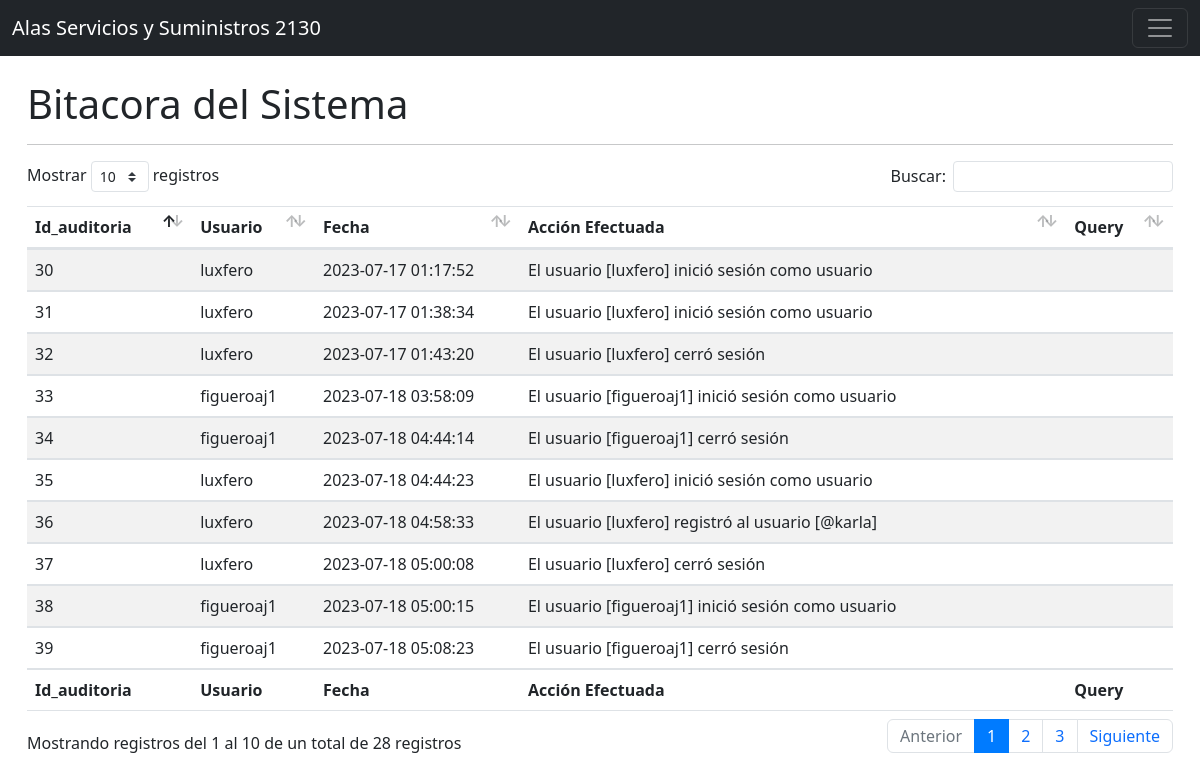
The page /paginas/consulta_auditoria.php (signed in) on the database its author committed.
### tables this page shows
CREATE TABLE `tbl_auditoria` (
  `id_auditoria` int(11) NOT NULL COMMENT 'Id de la Auditoria',
  `usuario_aud` varchar(20) NOT NULL COMMENT 'Nombre del Usuario',
  `tiemporegistro_aud` datetime NOT NULL COMMENT 'Tiempo de Registro',
  `accion_aud` varchar(250) NOT NULL COMMENT 'Accion Efectuada',
  `query_aud` text NOT NULL COMMENT 'Consultas',
  `id_usuario` int(11) NOT NULL COMMENT 'Id del Usuario'
);

### paginas/consulta_auditoria.php (the view, shortened to what this page needs)
<?php require "../php/seguridad.php";
  require "../php/conexion.php";
?>
<?php
$sql_facturas = "SELECT id_auditoria, usuario_aud, tiemporegistro_aud, accion_aud, query_aud FROM tbl_auditoria ORDER BY id_auditoria DESC";
$rcs_facturas = mysqli_query($conexion, $sql_facturas) or die("Error al consultar facturas: " . mysqli_error($conexion));
?>
<!doctype html>
<html lang="es">
<head>
    <link href="https://cdn.jsdelivr.net/npm/bootstrap@5.3.0/dist/css/bootstrap.min.css" rel="stylesheet">
    <link rel="stylesheet" href="./datatables.min.css" />
</head>
<body>
 <div class="container">
      <div class="col-md-12 col-md-offset-2">
        <h1>Bitacora del Sistema</h1>
        <hr>
        <table
          id="tbl_auditoria"
          class="table table-striped table-hover dt-responsive nowrap display"
          style="width: 100%"
        >
          <thead>
            <tr>
              <th>Id_auditoria</th>
              <th>Usuario</th>
              <th>Fecha</th>
              <th>Acción Efectuada</th>
              <th>Query</th>
            </tr>
          </thead>
          <tfoot>
            <tr>
              <th>Id_auditoria</th>
              <th>Usuario</th>
              <th>Fecha</th>
              <th>Acción Efectuada</th>
              <th>Query</th>
            </tr>
          </tfoot>
          <tbody>
          <?php
                    while($row_factura = mysqli_fetch_array($rcs_facturas, MYSQLI_ASSOC)) {
                    ?>
                        <tr>
                            <td class="fila_datos texto_cen"><?php echo $row_factura['id_auditoria']; ?></td>
                            <td class="fila_datos texto_cen"><?php echo $row_factura['usuario_aud']; ?></td>
                            <td class="fila_datos texto_der"><?php echo $row_factura['tiemporegistro_aud']; ?></td>
                            <td class="fila_datos texto_cen"><?php echo $row_factura['accion_aud']; ?></td>
                            <td class="fila_datos texto_izq"><?php echo $row_factura['query_aud']; ?></td>
                        </tr>
                        <?php
                    }
                    ?>
          </tbody>
        </table>
      </div>
    </div>
</body>
</html>

### paginas/consulta_auditoria.php (style rules this page uses)
div.container { margin-top: 80px; max-width: 1200px; }

### rows shown on the page
tbl_auditoria: id_auditoria "39", usuario_aud "figueroaj1", tiemporegistro_aud "2023-07-18 05:08:23", accion_aud "El usuario [figueroaj1] cerró sesión"
tbl_auditoria: id_auditoria "38", usuario_aud "figueroaj1", tiemporegistro_aud "2023-07-18 05:00:15", accion_aud "El usuario [figueroaj1] inició sesión como usuario"
tbl_auditoria: id_auditoria "37", usuario_aud "luxfero", tiemporegistro_aud "2023-07-18 05:00:08", accion_aud "El usuario [luxfero] cerró sesión"
tbl_auditoria: id_auditoria "36", usuario_aud "luxfero", tiemporegistro_aud "2023-07-18 04:58:33", accion_aud "El usuario [luxfero] registró al usuario [@karla]"
tbl_auditoria: id_auditoria "35", usuario_aud "luxfero", tiemporegistro_aud "2023-07-18 04:44:23", accion_aud "El usuario [luxfero] inició sesión como usuario"
tbl_auditoria: id_auditoria "34", usuario_aud "figueroaj1", tiemporegistro_aud "2023-07-18 04:44:14", accion_aud "El usuario [figueroaj1] cerró sesión"
tbl_auditoria: id_auditoria "33", usuario_aud "figueroaj1", tiemporegistro_aud "2023-07-18 03:58:09", accion_aud "El usuario [figueroaj1] inició sesión como usuario"
tbl_auditoria: id_auditoria "32", usuario_aud "luxfero", tiemporegistro_aud "2023-07-17 01:43:20", accion_aud "El usuario [luxfero] cerró sesión"
tbl_auditoria: id_auditoria "31", usuario_aud "luxfero", tiemporegistro_aud "2023-07-17 01:38:34", accion_aud "El usuario [luxfero] inició sesión como usuario"
tbl_auditoria: id_auditoria "30", usuario_aud "luxfero", tiemporegistro_aud "2023-07-17 01:17:52", accion_aud "El usuario [luxfero] inició sesión como usuario"
